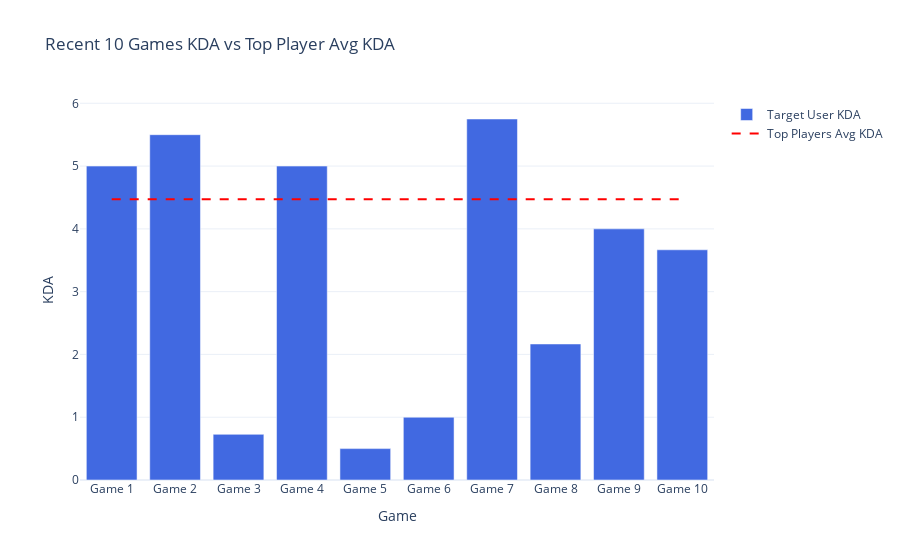

The code cell stored with this chart in its notebook:
### Markdown cell above
### 일반 유저 + 상위 유저 지표 비교 막대그래프 같이 그리기

### Code cell
import plotly.graph_objects as go
import pandas as pd

# 1. 기준 유저 게임 가져오기
user_games = merged_df[(merged_df["puuid"] == target_puuid)].copy()
user_games = user_games.sort_values("game_id", ascending=False).head(10)

# 2. KDA 데이터 부족 시 채우기 (0으로)
kda_values = user_games["KDA"].tolist()
kda_values += [0] * (10 - len(kda_values))  # 10게임 채우기

# 3. x축 레이블
x_labels = [f"Game {i+1}" for i in range(10)]

# 4. Top 평균 KDA
# top_avg_kda = merged_df[merged_df["is_top1000"] == True]["KDA"].mean()
top_avg_kda = merged_df["KDA"].mean()

# 5. 그래프 생성
fig = go.Figure()

# 유저 KDA 막대
fig.add_trace(go.Bar(
    x=x_labels,
    y=kda_values,
    name="Target User KDA",
    marker_color='royalblue'
))

# Top 유저 평균 선
fig.add_trace(go.Scatter(
    x=x_labels,
    y=[top_avg_kda] * 10,
    name="Top Players Avg KDA",
    mode='lines',
    line=dict(color='red', dash='dash')
))

fig.update_layout(
    title="Recent 10 Games KDA vs Top Player Avg KDA",
    xaxis_title="Game",
    yaxis_title="KDA",
    barmode='group',
    template='plotly_white'
)

fig.show()

### Figure 1 — Plotly figure (JSON) as saved in the notebook; plotly's stock layout.template omitted (floating-point values rounded to 4 significant figures)
{"data": [{"marker": {"color": "royalblue"}, "name": "Target User KDA", "type": "bar", "x": ["Game 1", "Game 2", "Game 3", "Game 4", "Game 5", "Game 6", "Game 7", "Game 8", "Game 9", "Game 10"], "y": [5, 5.5, 0.7273, 5, 0.5, 1, 5.75, 2.167, 4, 3.667]}, {"line": {"color": "red", "dash": "dash"}, "mode": "lines", "name": "Top Players Avg KDA", "type": "scatter", "x": ["Game 1", "Game 2", "Game 3", "Game 4", "Game 5", "Game 6", "Game 7", "Game 8", "Game 9", "Game 10"], "y": [4.47, 4.47, 4.47, 4.47, 4.47, 4.47, 4.47, 4.47, 4.47, 4.47]}], "layout": {"barmode": "group", "title": {"text": "Recent 10 Games KDA vs Top Player Avg KDA"}, "xaxis": {"title": {"text": "Game"}}, "yaxis": {"title": {"text": "KDA"}}}}
